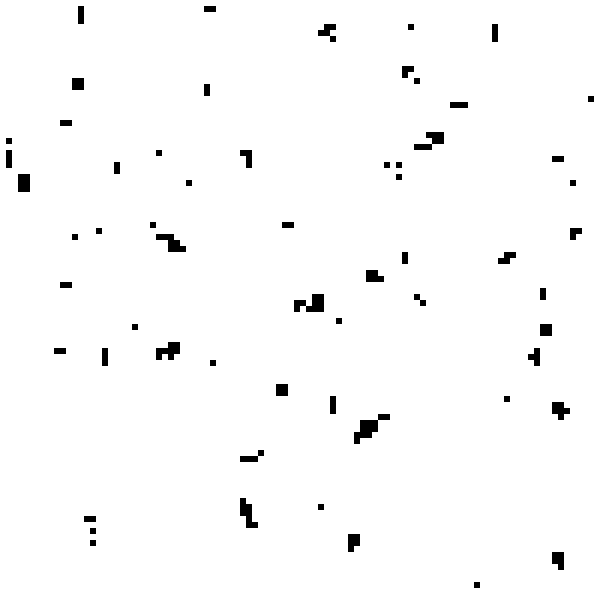
Frame 1 (no input)
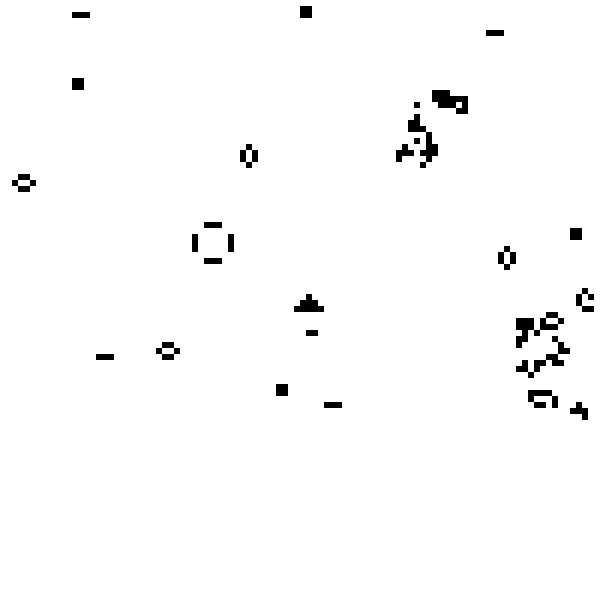
Frame 60 (the mouse pressed at the canvas centre just before this capture)
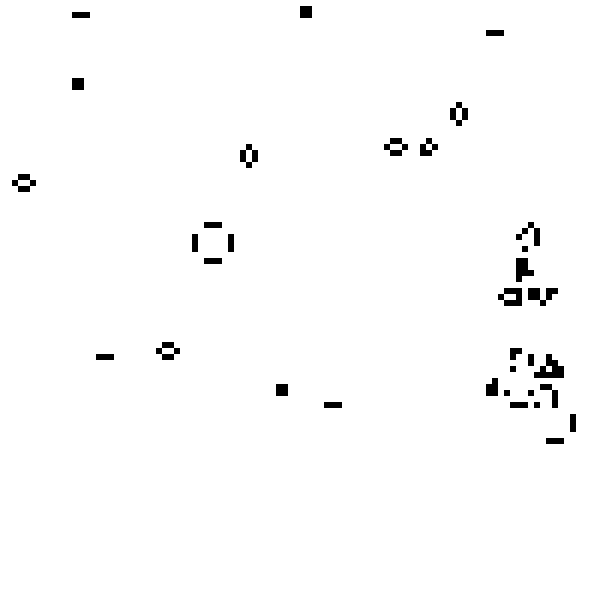
Frame 120 (the mouse held since frame 60 and released just before this capture)

The Processing sketch that drew these frames (run headless with seeded random() and noise(); from frame 60 on, the mouse is pressed at the canvas centre):

// Processing sketch: gameOfLife
// ── gameOfLife.pde

import java.util.Arrays;
int gridSize = 100;
int grid[][] = new int[gridSize][gridSize];
int rectSize = 600/gridSize;
int[] deadCellRulesLive = {3};
int [] liveCellRulesLive = {2,3};


void setup(){
  size(600,600);
  frameRate(10);
  for(int i=0; i<grid.length;i++){
    for(int ii=0; ii<grid[i].length;ii++){
      grid[i][ii]=0;
      float rando = random(0,1);
      if (rando<0.07){
        grid[i][ii]=1;
      }
    }
  }
  grid[gridSize/2][gridSize/2]=1;
  grid[(gridSize/2)+1][(gridSize/2)+1]=1;
  grid[(gridSize/2)+2][(gridSize/2)+1]=1;
  grid[(gridSize/2)-1][(gridSize/2)]=1;
}

void draw(){
  background(255);
  noStroke();
  fill(0);
  int[][] gridCopy =  new int[gridSize][gridSize];
  for(int x=1; x<grid.length-1;x++){
    for(int y=1; y<grid[x].length-1;y++){
      //We are going clockwise here from the top
      
      int[] neighbour = new int[] {
        grid[x][y+1],
        grid[x+1][y+1],
        grid[x+1][y],
        grid[x+1][y-1],
        grid[x][y-1],
        grid[x-1][y-1],
        grid[x-1][y],
        grid[x-1][y+1]};
      int nCounter=0;
      for(int n=0; n<neighbour.length; n++){
        if(neighbour[n]==1){
          nCounter +=1;
        }
      }
      //Rules for live cells
      if(grid[x][y]==1){
         if (Arrays.binarySearch(liveCellRulesLive, nCounter)>=0){
          gridCopy[x][y]=1;
        }
        else{
          gridCopy[x][y]=0;
        }
       
      }
      //Rule for Dead Cell
      else if(grid[x][y]==0){

       if (Arrays.binarySearch(deadCellRulesLive, nCounter)>=0){
          gridCopy[x][y]=1;
        }
        else{
        gridCopy[x][y]=0;
        }
      }
      
      }
    }
    
    grid = gridCopy;
    for(int x=1; x<grid.length-1;x++){
    for(int y=1; y<grid[x].length-1;y++){
      if(grid[x][y]==1){
        rect(x*rectSize, y*rectSize, rectSize,rectSize);
      }
    }
  }
}

public boolean findInt(int[] intlist, int desired){
   for (int num : intlist){
       if (desired == (num)) {
           return true;
       }
   }
   return false; //if we get here… there is no desired String, return false.
}
